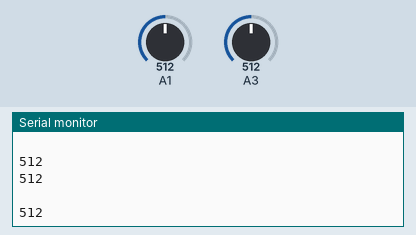
A sketch run on a simulated Arduino Uno, built with avr-gcc and run on an emulated ATmega328P. Shown: the last lines printed to the serial monitor. Inputs (shaded band) come from the test bench; at power-on: A1 = 512, A3 = 512.

Above: at 1.2 s.
1.3 s: A1 set to 716
At 1.34 s:
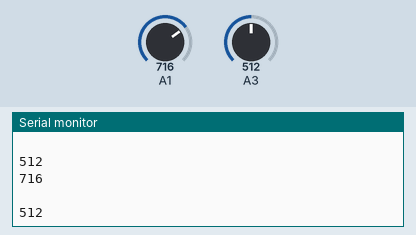
2.8 s: A3 set to 306
At 2.86 s:
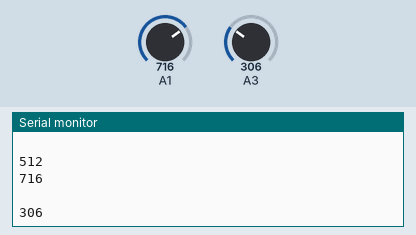
4.3 s: A1 set to 900
At 4.32 s:
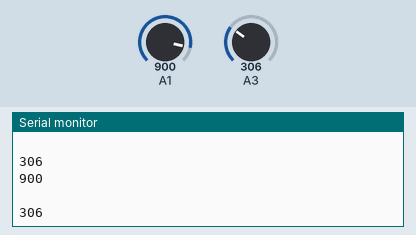
5.8 s: A3 set to 122
At 5.84 s:
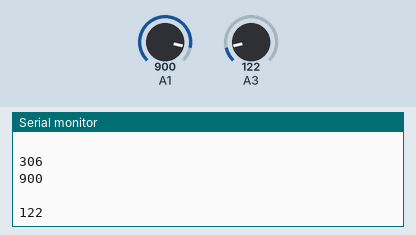
Timing chart, 0 to 8.3 s (numbered marks = the images above; inputs shaded):
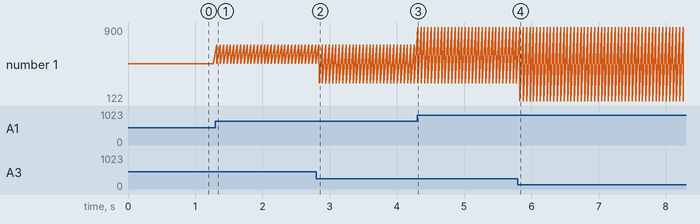

Measured:
- after the input at 1.3 s, the serial monitor: prints a new line at once (image 1)
- after the input at 2.8 s, the serial monitor: prints a new line at once (image 2)
- after the input at 4.3 s, the serial monitor: prints a new line at once (image 3)
- after the input at 5.8 s, the serial monitor: prints a new line at once (image 4)
- plotted number 1: 512 → 306 after the input at 2.8 s, 306 → 122 after the input at 5.8 s

The sketch:

FFB_Serial_Test.ino
```cpp
#include <SoftwareSerial.h>

SoftwareSerial mySerial(2, 3); // RX, TX

void setup()
{
  analogReference(5);
  // Open serial communications and wait for port to open:
  Serial.begin(115200);
  while (!Serial) {
    ; // wait for serial port to connect. Needed for Native USB only
  }


  // set the data rate for the SoftwareSerial port
  mySerial.begin(38400);
  mySerial.println("Hello, world?");
}

void loop() // run over and over
{
 int xAxis = analogRead(A1);
 int yAxis = analogRead(A3);

  if (mySerial.available())
    Serial.println(" ");
    Serial.println(xAxis);
    Serial.println(" ");
    Serial.println(yAxis);
    delay(50);
}
```
